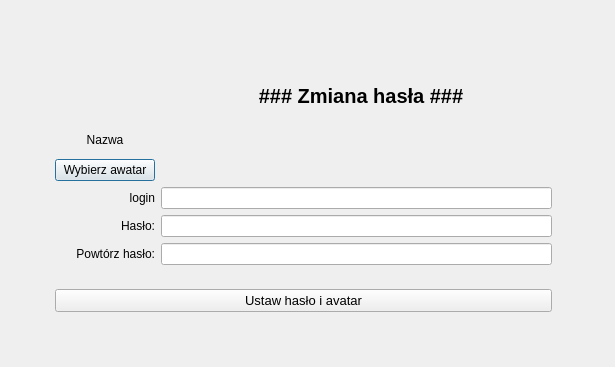
<?xml version="1.0" encoding="UTF-8"?>
<ui version="4.0">
 <class>ActivationInterfaceDialog</class>
 <widget class="QDialog" name="ActivationInterfaceDialog">
  <property name="geometry">
   <rect>
    <x>0</x>
    <y>0</y>
    <width>615</width>
    <height>367</height>
   </rect>
  </property>
  <property name="minimumSize">
   <size>
    <width>0</width>
    <height>0</height>
   </size>
  </property>
  <property name="maximumSize">
   <size>
    <width>615</width>
    <height>370</height>
   </size>
  </property>
  <property name="windowTitle">
   <string>JaroEliCall  -  aktywacja konta</string>
  </property>
  <layout class="QGridLayout" name="gridLayout">
   <item row="1" column="3">
    <spacer name="horizontal_spacer_1">
     <property name="orientation">
      <enum>Qt::Horizontal</enum>
     </property>
     <property name="sizeHint" stdset="0">
      <size>
       <width>40</width>
       <height>20</height>
      </size>
     </property>
    </spacer>
   </item>
   <item row="0" column="2">
    <widget class="QLabel" name="label_form_name">
     <property name="minimumSize">
      <size>
       <width>400</width>
       <height>0</height>
      </size>
     </property>
     <property name="font">
      <font>
       <pointsize>15</pointsize>
       <weight>75</weight>
       <bold>true</bold>
      </font>
     </property>
     <property name="text">
      <string>&lt;html&gt;&lt;head/&gt;&lt;body&gt;&lt;p&gt;### Zmiana hasła ###&lt;/p&gt;&lt;/body&gt;&lt;/html&gt;</string>
     </property>
     <property name="alignment">
      <set>Qt::AlignCenter</set>
     </property>
    </widget>
   </item>
   <item row="0" column="1">
    <layout class="QVBoxLayout" name="vertical_layout_1">
     <property name="spacing">
      <number>6</number>
     </property>
     <property name="topMargin">
      <number>9</number>
     </property>
     <item>
      <widget class="QLabel" name="label_avatar">
       <property name="minimumSize">
        <size>
         <width>100</width>
         <height>100</height>
        </size>
       </property>
       <property name="maximumSize">
        <size>
         <width>100</width>
         <height>100</height>
        </size>
       </property>
       <property name="text">
        <string/>
       </property>
       <property name="pixmap">
        <pixmap>../resources/avatars/detective.png</pixmap>
       </property>
       <property name="scaledContents">
        <bool>true</bool>
       </property>
       <property name="alignment">
        <set>Qt::AlignCenter</set>
       </property>
       <property name="margin">
        <number>0</number>
       </property>
       <property name="indent">
        <number>0</number>
       </property>
      </widget>
     </item>
     <item>
      <widget class="QLabel" name="label_avatar_name">
       <property name="maximumSize">
        <size>
         <width>200</width>
         <height>16777215</height>
        </size>
       </property>
       <property name="text">
        <string>Nazwa</string>
       </property>
       <property name="alignment">
        <set>Qt::AlignCenter</set>
       </property>
      </widget>
     </item>
     <item>
      <widget class="QPushButton" name="push_button_avatar">
       <property name="text">
        <string>Wybierz awatar</string>
       </property>
      </widget>
     </item>
    </layout>
   </item>
   <item row="1" column="1" colspan="2">
    <layout class="QFormLayout" name="formLayout">
     <property name="rightMargin">
      <number>9</number>
     </property>
     <property name="bottomMargin">
      <number>18</number>
     </property>
     <item row="0" column="0">
      <widget class="QLabel" name="label_login">
       <property name="minimumSize">
        <size>
         <width>100</width>
         <height>0</height>
        </size>
       </property>
       <property name="text">
        <string>login</string>
       </property>
       <property name="alignment">
        <set>Qt::AlignRight|Qt::AlignTrailing|Qt::AlignVCenter</set>
       </property>
      </widget>
     </item>
     <item row="0" column="1">
      <widget class="QLineEdit" name="line_edit_login">
       <property name="maxLength">
        <number>20</number>
       </property>
      </widget>
     </item>
     <item row="1" column="0">
      <widget class="QLabel" name="label_password">
       <property name="sizePolicy">
        <sizepolicy hsizetype="Preferred" vsizetype="Minimum">
         <horstretch>0</horstretch>
         <verstretch>0</verstretch>
        </sizepolicy>
       </property>
       <property name="minimumSize">
        <size>
         <width>100</width>
         <height>0</height>
        </size>
       </property>
       <property name="text">
        <string>Hasło:</string>
       </property>
       <property name="alignment">
        <set>Qt::AlignRight|Qt::AlignTrailing|Qt::AlignVCenter</set>
       </property>
      </widget>
     </item>
     <item row="1" column="1">
      <widget class="QLineEdit" name="line_edit_password">
       <property name="sizePolicy">
        <sizepolicy hsizetype="Expanding" vsizetype="Minimum">
         <horstretch>0</horstretch>
         <verstretch>0</verstretch>
        </sizepolicy>
       </property>
       <property name="minimumSize">
        <size>
         <width>0</width>
         <height>0</height>
        </size>
       </property>
       <property name="maxLength">
        <number>20</number>
       </property>
       <property name="echoMode">
        <enum>QLineEdit::Password</enum>
       </property>
      </widget>
     </item>
     <item row="2" column="0">
      <widget class="QLabel" name="label_repeat_password">
       <property name="minimumSize">
        <size>
         <width>100</width>
         <height>0</height>
        </size>
       </property>
       <property name="text">
        <string>Powtórz hasło:</string>
       </property>
       <property name="alignment">
        <set>Qt::AlignRight|Qt::AlignTrailing|Qt::AlignVCenter</set>
       </property>
      </widget>
     </item>
     <item row="2" column="1">
      <widget class="QLineEdit" name="line_edit_repeat_password">
       <property name="maxLength">
        <number>20</number>
       </property>
       <property name="echoMode">
        <enum>QLineEdit::Password</enum>
       </property>
      </widget>
     </item>
     <item row="3" column="0" colspan="2">
      <layout class="QHBoxLayout" name="horizontal_layout_5">
       <property name="spacing">
        <number>0</number>
       </property>
       <property name="leftMargin">
        <number>0</number>
       </property>
       <property name="topMargin">
        <number>18</number>
       </property>
       <property name="rightMargin">
        <number>0</number>
       </property>
       <property name="bottomMargin">
        <number>0</number>
       </property>
       <item>
        <widget class="QPushButton" name="push_button_change_password">
         <property name="sizePolicy">
          <sizepolicy hsizetype="Expanding" vsizetype="Fixed">
           <horstretch>0</horstretch>
           <verstretch>0</verstretch>
          </sizepolicy>
         </property>
         <property name="font">
          <font>
           <pointsize>10</pointsize>
          </font>
         </property>
         <property name="text">
          <string>Ustaw hasło i avatar</string>
         </property>
        </widget>
       </item>
      </layout>
     </item>
    </layout>
   </item>
   <item row="0" column="0">
    <spacer name="horizontal_spacer_2">
     <property name="orientation">
      <enum>Qt::Horizontal</enum>
     </property>
     <property name="sizeHint" stdset="0">
      <size>
       <width>40</width>
       <height>20</height>
      </size>
     </property>
    </spacer>
   </item>
  </layout>
 </widget>
 <tabstops>
  <tabstop>line_edit_password</tabstop>
 </tabstops>
 <resources/>
 <connections/>
</ui>
